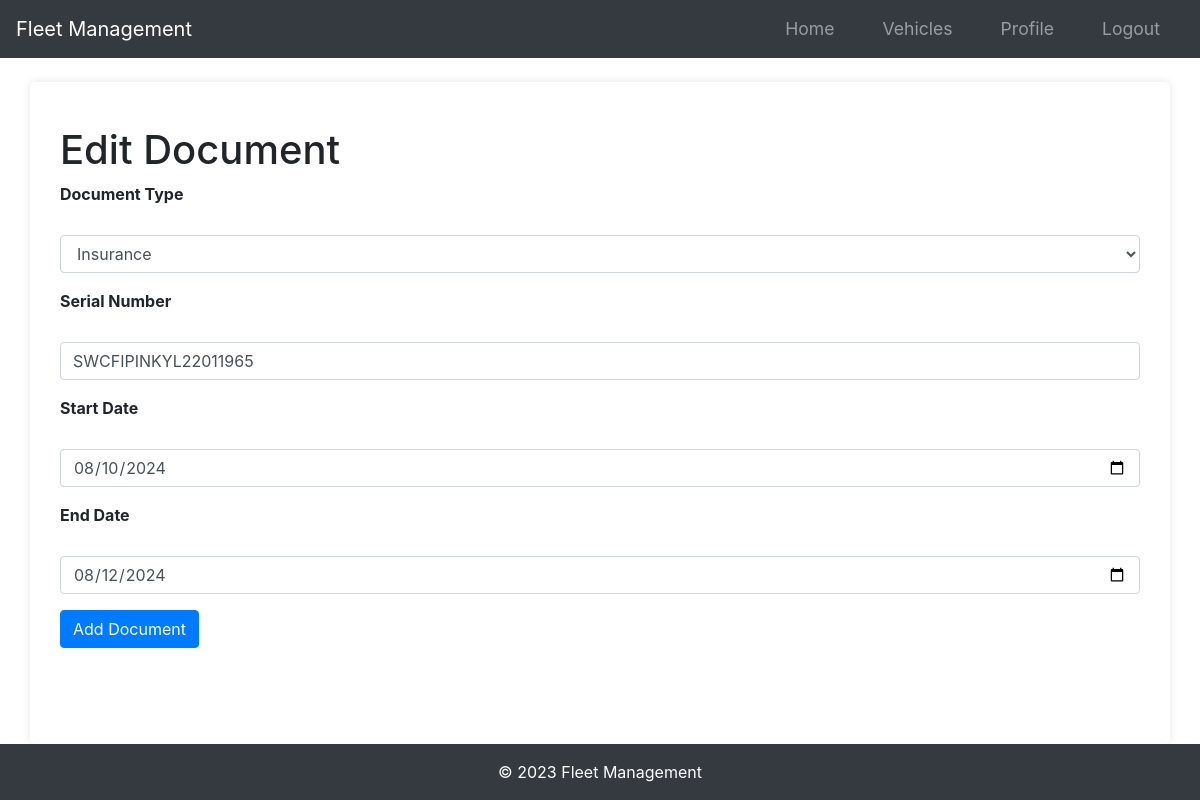
The page /vehicle/1/document/1/edit (signed in) on the database as committed earlier.
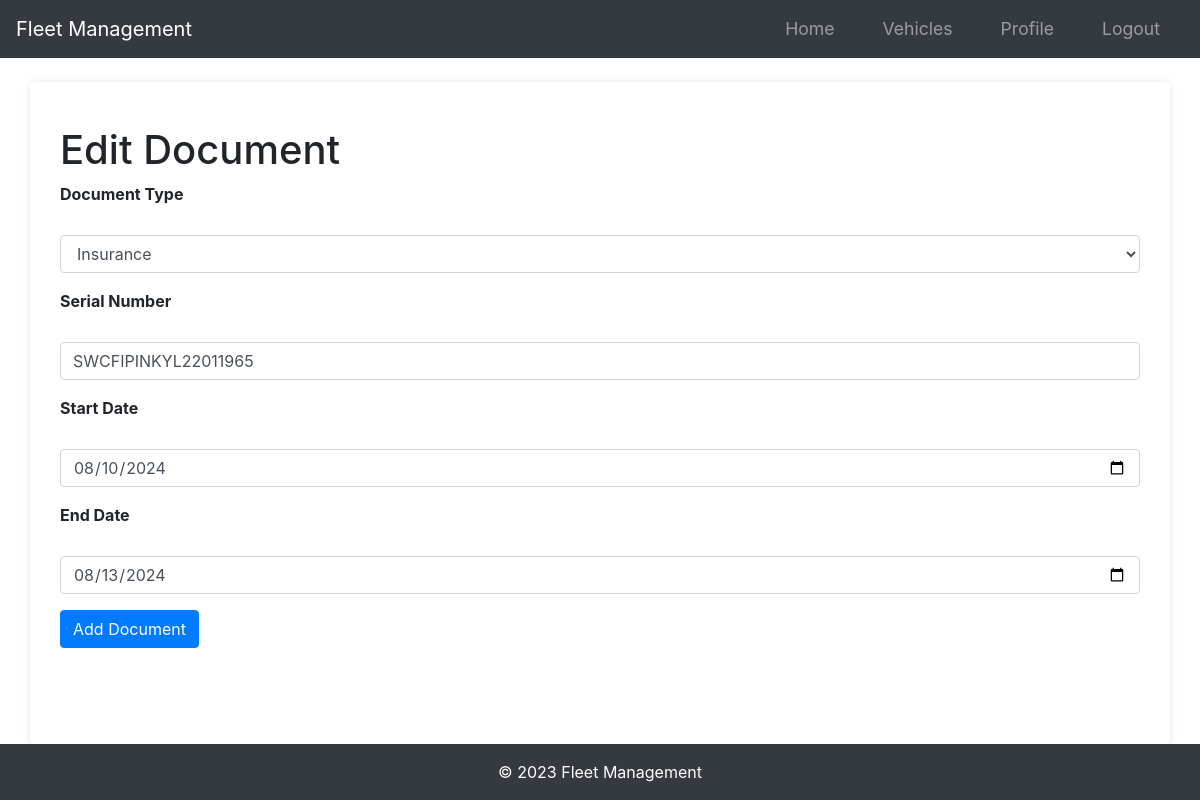
The same page on the database as committed later.
### app/models.py (models this page shows)
class Document(db.Model):
    id = db.Column(db.Integer, primary_key=True)
    document_type = db.Column(db.String(50), nullable=False)
    serial_number = db.Column(db.String(100), nullable=False)
    start_date = db.Column(db.DateTime, nullable=False)
    end_date = db.Column(db.DateTime, nullable=False)
    date_posted = db.Column(db.DateTime, nullable=False, default=datetime.utcnow)
    vehicle_id = db.Column(
        db.Integer,
        db.ForeignKey("vehicle.id", ondelete="CASCADE"),
        nullable=False,
        index=True,
    )

### app/routes.py (the view)
@main.route("/vehicle/<int:vehicle_id>/document/<int:document_id>/edit", methods=["GET", "POST"])
@login_required
def edit_document(vehicle_id, document_id):
    vehicle = Vehicle.query.get_or_404(vehicle_id)
    document = Document.query.get_or_404(document_id)
    if vehicle.owner != current_user or document.vehicle_id != vehicle.id:
        abort(403)
    form = DocumentForm()
    if form.validate_on_submit():
        document.document_type = form.document_type.data
        document.serial_number = form.serial_number.data
        document.start_date = form.start_date.data
        document.end_date = form.end_date.data
        db.session.commit()
        flash("Your document has been updated!", "success")
        return redirect(url_for("main.vehicle", vehicle_id=vehicle.id))
    elif request.method == "GET":
        form.document_type.data = document.document_type
        form.serial_number.data = document.serial_number
        form.start_date.data = document.start_date
        form.end_date.data = document.end_date
    return render_template(
        "edit_document.html", form=form, vehicle=vehicle, document=document
    )

### app/forms.py
class DocumentForm(FlaskForm):
    document_type = SelectField(
        "Document Type",
        choices=[
            ("Insurance", "Insurance"),
            ("Emission Certificate", "Emission Certificate"),
            ("Registration Certificate", "Registration Certificate"),
            ("Permit", "Permit"),
            ("Vehicle Registration", "Vehicle Registration"),
            ("Annual Inspection", "Annual Inspection"),
            ("Road Tax Receipt", "Road Tax Receipt"),
        ],
        validators=[DataRequired()],
    )
    serial_number = StringField("Serial Number", validators=[DataRequired()])
    start_date = DateField("Start Date", format="%Y-%m-%d", validators=[DataRequired()])
    end_date = DateField("End Date", format="%Y-%m-%d", validators=[DataRequired()])
    submit = SubmitField("Add Document")

### app/templates/edit_document.html (shortened to what this page needs)
{% extends "base.html" %}
{% block content %}
<div class="container">
    <h1 class="mt-4">Edit Document</h1>
    <form method="POST" action="">
        <div class="form-group">
            {{ form.document_type.label(class="form-label") }}<br>
            {{ form.document_type(class="form-control") }}
        </div>
        <div class="form-group">
            {{ form.serial_number.label(class="form-label") }}<br>
            {{ form.serial_number(class="form-control") }}
        </div>
        <div class="form-group">
            {{ form.start_date.label(class="form-label") }}<br>
            {{ form.start_date(class="form-control", type="date") }}
        </div>
        <div class="form-group">
            {{ form.end_date.label(class="form-label") }}<br>
            {{ form.end_date(class="form-control", type="date") }}
        </div>
        <div class="form-group">
            {{ form.submit(class="btn btn-primary") }}
        </div>
    </form>
</div>
{% endblock %}

Rows that differ between the two databases and show on the page:
changed Document "Insurance": end_date "08/12/2024" → "08/13/2024"
